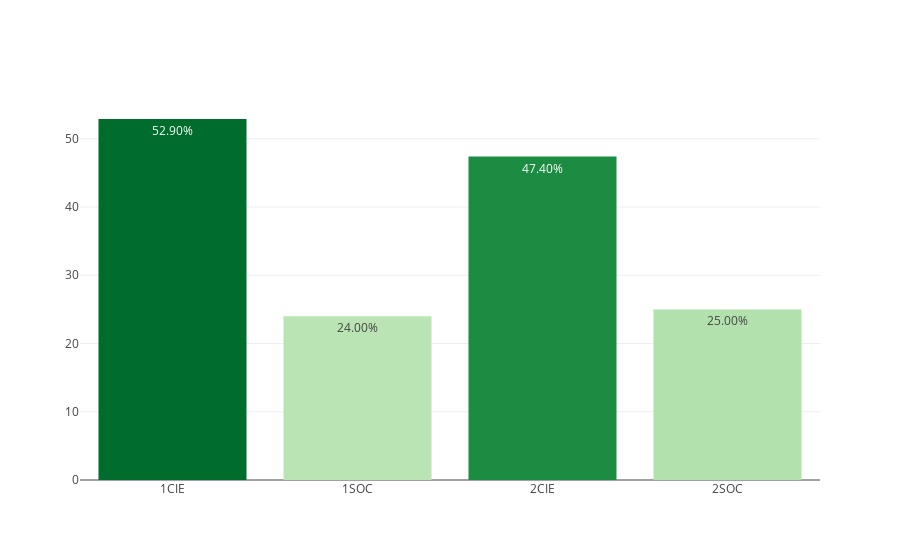

Here is the notebook cell this chart was saved with:
### Markdown cell above
## BACHILLERATO

### Code cell
dfc_BACH = loaders.get_data_by_stages(dfc, 'BACH')
myplotly.bar_simple(dfc_BACH.index, dfc_BACH['éxito'])

### Figure 1 — Plotly figure (JSON) as saved in the notebook; plotly's stock layout.template omitted (floating-point values rounded to 4 significant figures)
{"data": [{"hoverinfo": "x+text", "marker": {"color": [52.9, 24, 47.4, 25], "colorscale": [[0, "rgb(186,228,179)"], [0.3333, "rgb(116,196,118)"], [0.6667, "rgb(49,163,84)"], [1, "rgb(0,109,44)"]]}, "text": ["52.90%", "24.00%", "47.40%", "25.00%"], "type": "bar", "uid": "5a669a13-d6d8-4877-a77f-0bffc5d4747c", "x": ["1CIE", "1SOC", "2CIE", "2SOC"], "y": [52.9, 24, 47.4, 25]}], "layout": {"title": {"text": ""}}}
